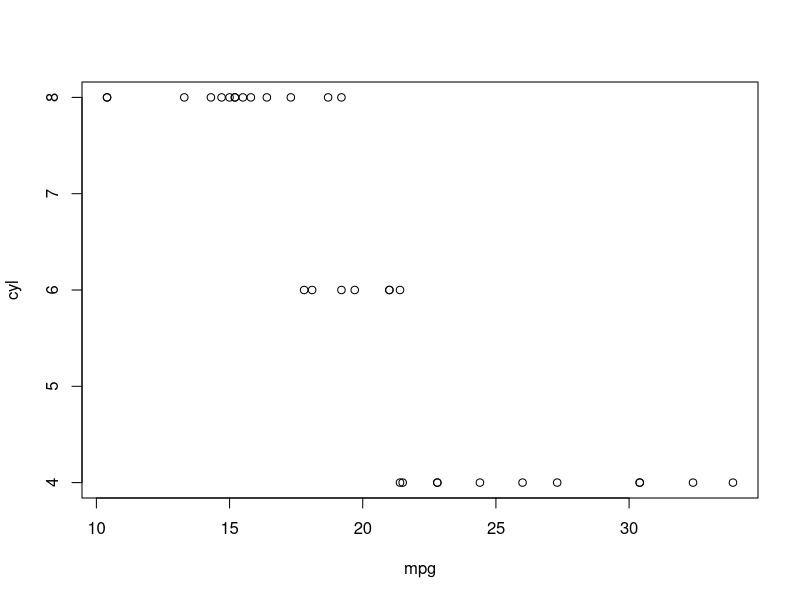
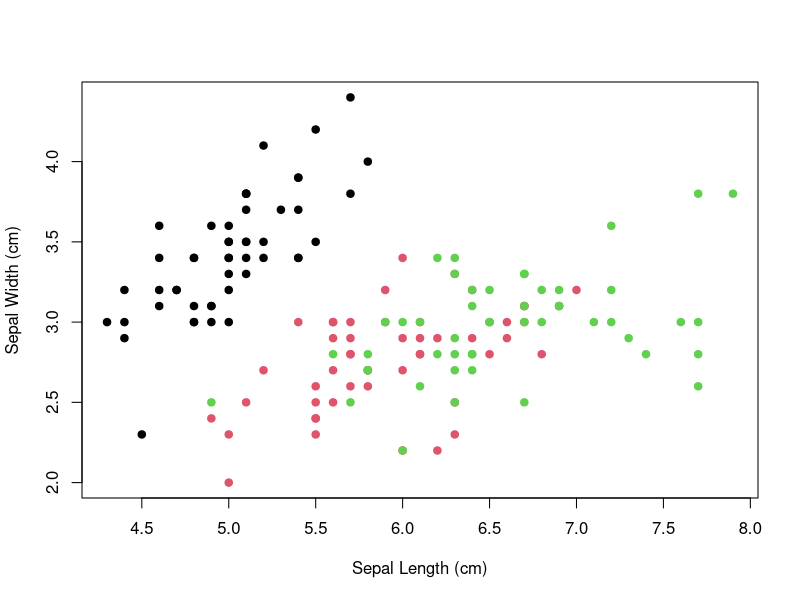

Reproduce these figures in R, in order.
## ---- chunk 1
knitr::opts_chunk$set(echo = FALSE)
## ---- chunk 2
knitr::kable(iris[1:5, 1:4], caption = 'Table caption.',align = 'c',"html")
## ---- chunk 3
plot(mtcars[1:2])
## ---- chunk 4
data <- iris

plot(x = data$Sepal.Length, 
     y = data$Sepal.Width, 
     col = data$Species,
     pch = 19, 
     xlab = "Sepal Length (cm)",
     ylab = "Sepal Width (cm)")

## ---- chunk 5
knitr::write_bib(c('knitr','rmarkdown','posterdown','pagedown'), 'packages.bib')
